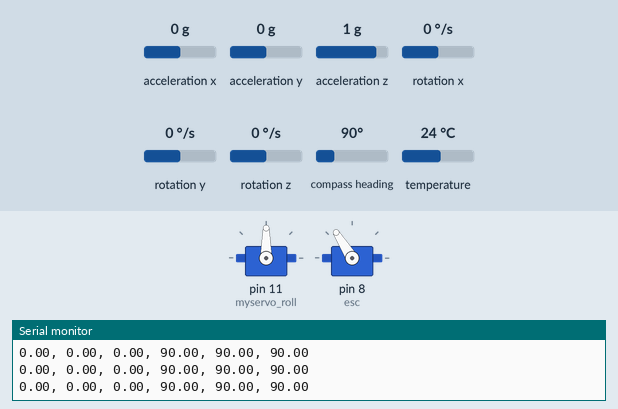
A sketch run on a simulated Arduino Uno, built with avr-gcc and run on an emulated ATmega328P. Shown: 2 × servo, the last lines printed to the serial monitor. Inputs (shaded band) come from the test bench; at power-on: acceleration x 0 g, acceleration y 0 g, acceleration z 1 g, rotation x 0 °/s, rotation y 0 °/s, rotation z 0 °/s, compass heading 90°, temperature 24 °C.

Above: at 8.7 s.
8.8 s: acceleration x set to -1.4 g
At 9.06 s:
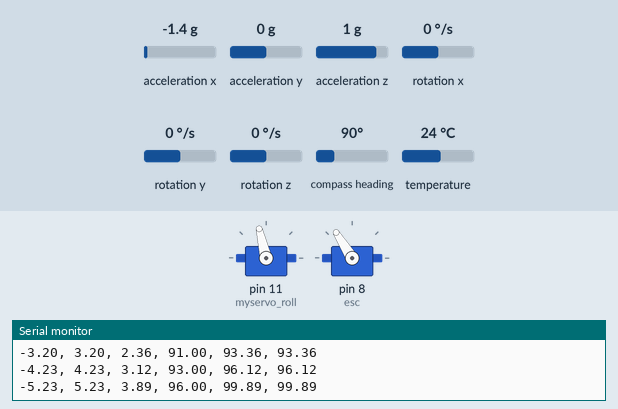
At 10.6 s:
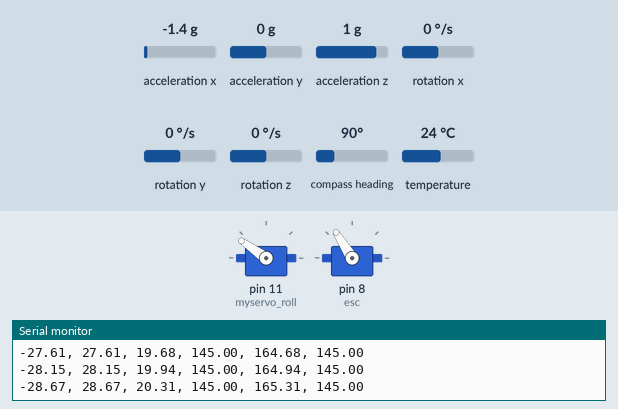
11.8 s: acceleration x set to 0.8 g
At 14.7 s:
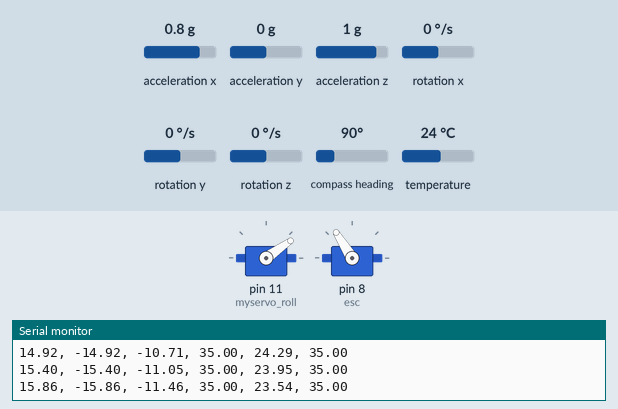
Timing chart, 0 to 16.2 s (numbered marks = the images above; inputs shaded):
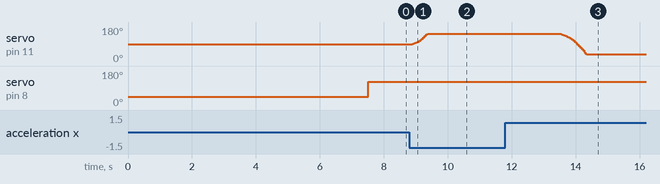

The sketch:

ece191_test_stable_1D.ino
```cpp
#include <SPI.h>
#include <Wire.h>
#include <Servo.h>
#include <servo.h>//Using servo library to control ESC
#include <servo.h>//Using servo library to control ESC
#include <Adafruit_Sensor.h>
#include <Adafruit_LSM9DS0.h>


//Servo myservo_pitch;
Servo myservo_roll;
Servo esc;

Adafruit_LSM9DS0 lsm = Adafruit_LSM9DS0(1000);  // Use I2C, ID #1000
double calAccX = 0, calAccY = 0;
double calGyroX = 0, calGyroY = 0, calGyroZ = 0;
double angle_pitch = 0, angle_roll = 0, angle_yaw = 0;
double prev_time = 0;
double dt;
double cur_time = 0;
double filterConstant = .98;

// Set-up servos

double PID_pitch = 0, PID_roll = 0, error_angle_pitch = 0, error_angle_roll = 0;
double pid_p_pitch = 0, pid_i_pitch = 0, pid_d_pitch = 0;
double pid_p_roll = 0, pid_i_roll = 0, pid_d_roll = 0;


// PID constants (WILL ADJUST)

/*********************************************************************
Ammar: Recommendation by CSE 190 Quadcopter Professor:

1) Set all values : kp, ki, kd = 0  or  let kp,kd = 1   and ki = 0.01
2) Slowly increase P until you see that system is starting to oscillate.
3) Then, slowly start increasing kd until you see that system starts to oscillate.
4) Now, slowly increase ki to get rid of the offset.

OR


Use Ziegler Method:

1) Make I and D gains = 0 and slowly increase P.
2) Increase P until the output has stable and consistent oscillations (No overshoot, small steady state error).


***********************************************************************/


double kp = .5;  //3
double ki = 0; //.01
double kd = .01;   // 2

// Initial values or servos
double initial_pos = 90; // 180/2 for full range of motion
double desired_angle_pitch = 0, desired_angle_roll = 0; // to stay steady

// Function to set-up sensor
void configureSensor(void)
{
  // 1.) Set the accelerometer range
  lsm.setupAccel(lsm.LSM9DS0_ACCELRANGE_2G);
  //lsm.setupAccel(lsm.LSM9DS0_ACCELRANGE_4G);
  //lsm.setupAccel(lsm.LSM9DS0_ACCELRANGE_6G);
  //lsm.setupAccel(lsm.LSM9DS0_ACCELRANGE_8G);
  //lsm.setupAccel(lsm.LSM9DS0_ACCELRANGE_16G);

  // 2.) Set the magnetometer sensitivity
  lsm.setupMag(lsm.LSM9DS0_MAGGAIN_2GAUSS);
  //lsm.setupMag(lsm.LSM9DS0_MAGGAIN_4GAUSS);
  //lsm.setupMag(lsm.LSM9DS0_MAGGAIN_8GAUSS);
  //lsm.setupMag(lsm.LSM9DS0_MAGGAIN_12GAUSS);

  // 3.) Setup the gyroscope
  lsm.setupGyro(lsm.LSM9DS0_GYROSCALE_245DPS);
  //lsm.setupGyro(lsm.LSM9DS0_GYROSCALE_500DPS);
  //lsm.setupGyro(lsm.LSM9DS0_GYROSCALE_2000DPS);
}

// Function to calibrate sensor, ideally should get (0,0,0)
boolean calibrateSensor(int numData)
{
  sensors_event_t accel, mag, gyro, temp;
  int i;
  double calibrationValue = .5;
  double gyroX, gyroY, gyroZ;

  for (i = 0; i < numData; i += 1){

    lsm.getEvent(&accel, &mag, &gyro, &temp);
    calAccX += accel.acceleration.x;
    calAccY += accel.acceleration.y;
    calGyroX += gyro.gyro.x;
    calGyroY += gyro.gyro.y;
    calGyroZ += gyro.gyro.z;

  }
  calGyroX /= numData;
  calGyroY /= numData;
  calGyroZ /= numData;
  calAccX /= numData;
  calAccY /= numData;

  // Test calibration
  lsm.getEvent(&accel, &mag, &gyro, &temp);

  gyroX = gyro.gyro.x - calGyroX;
  gyroY = gyro.gyro.y - calGyroY;
  gyroZ = gyro.gyro.z - calGyroZ;

  if(gyroX > calibrationValue || gyroX < -1*calibrationValue) {
    Serial.print("Bad calibration value: ");
    Serial.println(gyroX);
    return false;
  }
  if(gyroY > calibrationValue || gyroY < -1*calibrationValue) {
    Serial.print("Bad calibration value: ");
    Serial.println(gyroY);
    return false;
  }
  if(gyroZ > calibrationValue || gyroZ < -1*calibrationValue) {
    Serial.print("Bad calibration value: ");
    Serial.println(gyroZ);
    return false;
  }
  return true;
}


void setup() {
  boolean goodCalibration = false;
 // myservo_pitch.attach(11);  // attaches the servo on pin 9 to the servo object
  myservo_roll.attach(11);  // attaches the servo on pin 7 to the servo object

  esc.attach(8);
  esc.writeMicroseconds(1000);

#ifndef ESP8266
  while (!Serial);     // will pause Zero, Leonardo, etc until serial console opens
#endif
  Serial.begin(9600);
  Serial.println(F("LSM9DS0 9DOF Sensor Test")); Serial.println("");

  /* Initialise the sensor */
  if(!lsm.begin())
  {
    /* There was a problem detecting the LSM9DS0 ... check your connections */
    Serial.print(F("Ooops, no LSM9DS0 detected ... Check your wiring or I2C ADDR!"));
    while(1);
  }
  Serial.println(F("Found LSM9DS0 9DOF"));
  configureSensor();

  while(!goodCalibration) {
    Serial.println("Needs New Calibration");
    goodCalibration = calibrateSensor(2000);
  }


  // Attach servos to arduino using the servo.h library and attach method

  myservo_roll.write(initial_pos);
  delay(100);
  myservo_roll.write(initial_pos + 10);
  myservo_roll.write(initial_pos);
 // myservo_roll.write(initial_pos);
  delay(5000);
  cur_time = millis();
}

void loop() {

  sensors_event_t accel, mag, gyro, temp;
  double accelX, accelY, accelZ;
  double gyroX, gyroY, gyroZ;
  double convertTimeRadians;
  double acc_mag_vector;
  double angle_pitch_acc, angle_roll_acc;
  double convertToDegrees;
  double previous_error_pitch = 0, previous_error_roll = 0;
  double delta_error_pitch = 0, delta_error_roll = 0;
  double cur_servo_angle_pitch, cur_servo_angle_roll;
  double new_servo_angle_pitch, new_servo_angle_roll;

// Turns ESC on
  int val; //Creating a variable val
  val= 1800; // min around 900, max around 2100
  esc.writeMicroseconds(val); //using val as the signal to esc


  prev_time = cur_time;
  cur_time = millis();
  dt = (cur_time - prev_time) / (1000.0);

  lsm.getEvent(&accel, &mag, &gyro, &temp);

  accelX = accel.acceleration.x - calAccX;
  accelY = accel.acceleration.y - calAccY;
  accelZ = accel.acceleration.z;

  gyroX = gyro.gyro.x - calGyroX;
  gyroY = gyro.gyro.y - calGyroY;
  gyroZ = gyro.gyro.z - calGyroZ;

  // Gyro Integration
  prev_time = millis();
  angle_pitch += (gyroX*dt);
  angle_roll += gyroY*dt;

  // Adjust for yaw rotation
  convertTimeRadians = dt * PI/ 180.0;
  angle_pitch += angle_roll * sin(gyroZ * convertTimeRadians);               //If the IMU has yawed transfer the roll angle to the pitch angel
  angle_roll -= angle_pitch * sin(gyroZ * convertTimeRadians);               //If the IMU has yawed transfer the pitch angle to the roll angel

  //Accelerometer angle calculations
  acc_mag_vector = sqrt((accelX*accelX)+(accelY*accelY)+(accelZ*accelZ));  //Calculate the total accelerometer vector
  convertToDegrees = 1 / (PI / 180.0);
  angle_pitch_acc = asin((double)accelY/acc_mag_vector)* convertToDegrees;       //Calculate the pitch angle
  angle_roll_acc = asin((double)accelX/acc_mag_vector)* -convertToDegrees;       //Calculate the roll angle

  angle_pitch = angle_pitch * filterConstant + angle_pitch_acc * (1.0-filterConstant);     //Correct the drift of the gyro pitch angle with the accelerometer pitch angle
  angle_roll = angle_roll * filterConstant + angle_roll_acc * -(1.0-filterConstant);        //Correct the drift of the gyro roll angle with the accelerometer roll angle


  // Calculate error between either angle_pitch/ angle_roll and desired angle


  /*

  Tuesday May 15th, 2018:


  Ammar:


Error will always be the difference between your current value and your desired value.

If error > 0 => You need to decrease PID value.

If error < 0 => You need to increase PID value.

   */


  error_angle_pitch =  (desired_angle_pitch) - (angle_pitch);   // The pitch angle will have a specific amount of error associated with it.

  error_angle_roll =  (desired_angle_roll) - (angle_roll) ;     // The roll angle will have a specific amount of error associated with it.

  delta_error_pitch = error_angle_pitch - previous_error_pitch;   // This is so that we can find the difference in error when we're finding the derivative of error.
  delta_error_roll = error_angle_roll - previous_error_roll;


  // Calculate pid_p = kp * error;

  /*
Tuesday May 15th, 2018:

Ammar:

Do we:

1) Add up the TOTAL error from the pitch AND roll angle and make it = error_total?

OR

2) Have a pid_P_pitch  AND a pid_P_roll?

From my understanding, it should only be ONE proportional controller.

   */


  pid_p_pitch = kp * error_angle_pitch;
  pid_p_roll = kp * error_angle_roll;


  /*

Tuesday May 15th, 2018:

Ammar:

Source: https://sites.google.com/a/eng.ucsd.edu/quadcopterclass/labs/lab-7-flight-control

This one is a little trickier.  The obvious answer is to just sum the error term forever.
The problem here is that if you happen to hold your test platform steady with your hand, the integral will grow rapidly.
For instance, if you hold it in a position where the error term is positive for 10 seconds, the integral term will come to a large positive value.
When you release the platform, the platform will move sharply to a position with negative error (because it has been trying for 10 seconds to reduce the positive error).
It will then take a while (maybe another 10 seconds) to "unwind" the integral by adding in the negative error.

There are couple of solution to this:
You can have the integral decay over time.  For instance, instead computing sum = sum + e each iteration, you could do sum = 3*sum/4 + e.
You can also just bound the integral at some value.  Some trial and error may be required to find a reasonable bound.


   */


  // Calculate pid_i and only use for values between -3 and 3 degrees?

  // integral = integral + (error*iteration_time) if and only if:

  // -3 < angle_pitch < 3

  // -3 < angle_roll < 3

/*

Tuesday May 15th, 2018:

Ammar:


So we only want to use the integral control if the error is very small.

We should be careful with this because the integral term lets the controller handle errors that are accumulating over time.
This is good when we need to get rid of the steady state error.
The problem is is that if we  have a large KI (which I don't think we will) we would be trying to correct the error over time. That means, it could interfere with the response for dealing with
changes in the current. I've read online that this is one of the causes of instability in the PID controller.


 */

 /*
  if (angle_roll < 3  || angle_roll > -3 ) {

  pid_i_roll = ki + (error_angle_roll*cur_time);

  }
  else {
    pid_i_roll = 0;
  }


  if (angle_pitch < 3 || angle_pitch <  -3) {

  pid_i_pitch = ki + (error_angle_pitch*cur_time);
  }


  else {
    pid_i_pitch= 0;
  }
*/

  // Calculate pid_d


  /*

Tuesday May 15th, 2018:

Ammar:

Source: https://sites.google.com/a/eng.ucsd.edu/quadcopterclass/labs/lab-7-flight-control

The easiest way to compute the derivative is by dividing the change in error by the change in time.  Just remember:
To measure time in seconds.
Be sure you have the sign right on e(t) and de/dt.  If you get it backwards nothing will work.
To use the actual elapse time since your last measurement.
It is also possible to use the raw output from the gyroscope (since you are mostly integrated it to get the estimate of your pitch angle).


So, in this case,

Our Difference in Error = Current Error - previous_error

Difference in Time = dt (where dt is in seconds)


   */


pid_d_pitch = kd*(error_angle_pitch - previous_error_pitch) / (dt);    // Finding derivate of error
pid_d_roll = kd*(error_angle_roll - previous_error_roll) / (dt);


  // Calculate PID

  PID_pitch = (pid_p_pitch) + (pid_i_pitch) + (pid_d_pitch);

  PID_roll = 1* ((pid_p_roll) + (pid_i_roll) + (pid_d_roll));


  // Make sure that PID does not reach more than let's say 60 positions so 90+60 = 150 or 90-60 = 30


// I wasn't too sure what I was supposed to do for this part. What do you mean by "reach" more than 60 positions?


/*
Tuesday May 15th, 2018:


Ammar:

I use servo.write() to write a value to the servo. This value would control the shaft of the servo motor.

This value would set the angle of the shaft.

Setting different values in the servo.write() argument means different things:


1) Setting "0" means full-speed in its direction

2) Setting "180" means full-speed in the opposite direction

3) Setting "90" or somewhere close to it would set the shaft to the mid-point which means almost not moving.


 */

  // Adjust position by adding PID to it


//  cur_servo_angle_pitch = myservo_pitch.read();  // Read the current angle of the servo (the value passed to the last call to servo.write() ). The argument inside read() is going to be the signal pin for the servo motor.

  new_servo_angle_pitch = cur_servo_angle_pitch + PID_pitch; // Calculate the new_servo_angle by adding PID to the cur_servo_angle. Also, just to make sure I understand this, why are we adding PID to the servo angle? Won't we have to subtract in some cases?

  cur_servo_angle_roll = myservo_roll.read();  // Read the current angle of the servo (the value passed to the last call to servo.write() ). The argument inside read() is going to be the signal pin for the servo motor.
  if(cur_servo_angle_roll < 10) {
    cur_servo_angle_roll = initial_pos; }
  new_servo_angle_roll = cur_servo_angle_roll + PID_roll; // Calculate the new_servo_angle by adding PID to the cur_servo_angle. Also, just to make sure I understand this, why are we adding PID to the servo angle? Won't we have to subtract in some cases?

  Serial.print(angle_roll);
 // Serial.print("Error Angle: ");
  Serial.print(", ");
  Serial.print(error_angle_roll);
//  Serial.print("PID Roll: ");
  Serial.print(", ");

  Serial.print(PID_roll);
//  Serial.print("Current Servo Angle: ");
  Serial.print(", ");

  Serial.print(cur_servo_angle_roll);
//  Serial.print("New Servo Angle: ");
  Serial.print(", ");
  Serial.print(new_servo_angle_roll);
  Serial.print(", ");

  /*

  Ok I see what we're doing here. We want to find the current servo angle and then find the new servo angle.

  Nut, we don't want to adjust the servo to the new servo angle right away because we don't know if this new angle is going to be past our threshold value for the servo motor.

  So, for example, if we get a huge angle that's bigger than like 160 or something like that, we don't want to bug out our system by writing those values to the servo motor shaft.


   */


  // Ensure again that new position does not violate anything


  /*

   Ammar:

  From what I remember and understand from our meeting and conversations, you mean you don't want the servo to go past 180 or something like.

  I'm just going to cap it at like 160 degrees so we can ensure it won't go past its max angle.


  What I don't understand, if it does violate, what should we do?

  For now, I'll just say don't only add half of the PID amount and not the full PID amount. Else, make the new servo angle the one we just calculated.


   */


// First check if the new_servo_angle that we calculated is past 160 degrees.

  if (  new_servo_angle_pitch > 145 ) {

  new_servo_angle_pitch = 145; //I'll only add half of the PID just for now because I think that adding the full PID value would make the new angle go past our threshold.

  }

  else {

  new_servo_angle_pitch = new_servo_angle_pitch;    // Whatever new_servo_angle we just calculated, just make that the new_angle.

  }

  if (  new_servo_angle_roll > 145 ) {

  new_servo_angle_roll = 145; //I'll only add half of the PID just for now because I think that adding the full PID value would make the new angle go past our threshold.

  }

  else {

  new_servo_angle_roll = new_servo_angle_roll;    // Whatever new_servo_angle we just calculated, just make that the new_angle.

  }


   if (  new_servo_angle_pitch < 35 ) {

  new_servo_angle_pitch = 35; //I'll only add half of the PID just for now because I think that adding the full PID value would make the new angle go past our threshold.

  }

  else {

  new_servo_angle_pitch = new_servo_angle_pitch;    // Whatever new_servo_angle we just calculated, just make that the new_angle.

  }

  if (  new_servo_angle_roll < 35 ) {

  new_servo_angle_roll = 35; //I'll only add half of the PID just for now because I think that adding the full PID value would make the new angle go past our threshold.

  }

  else {

  new_servo_angle_roll = new_servo_angle_roll;    // Whatever new_servo_angle we just calculated, just make that the new_angle.

  }


  // Write new position to servo


 // myservo_pitch.attach(); // We have to put in the specific servo motor we want to write to. So inside attach(), the argument is going to be the signal pin of the servo motor we want to change.
 // myservo_pitch.write(new_servo_angle_pitch); // adjusting position of servo by adding actual PID value to current servo angle.

 // myservo_roll.attach(); // We have to put in the specific servo motor we want to write to. So inside attach(), the argument is going to be the signal pin of the servo motor we want to change.
  myservo_roll.write(new_servo_angle_roll); // adjusting position of servo by adding actual PID value to current servo angle.


  // set previous error = error


  previous_error_pitch = error_angle_pitch;
  previous_error_roll = error_angle_roll;


//  Serial.print("Adjusted Servo Angle: ");
  Serial.println(new_servo_angle_roll);


}
```

Measured:
- after the input at 8.8 s, servo on pin 11 (myservo_roll): moves from 90° to 145° over 0.49 s, starting after 0.09 s
- after the input at 11.8 s, servo on pin 11 (myservo_roll): moves from 145° to 35° over 0.90 s, starting after 1.7 s
